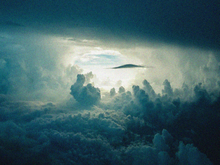
%> input picture assignment2/input_data/sky.png, 220 x 165 px, shrunk from 640 x 480 before the run
$ octave q6.m   (GNU Octave 9; MATLAB toolbox functions it lacks are replaced by stand-ins)
%> lines starting %> are read from the running program, lines starting %| are printed output that depends on the picture
### assignment2/src/bilateral_filter.m
function arr = bilateral_filter(im,sigd,sigr)
    [s1,s2,s3] = size(im);
    n = 3;
    k = (n-1)/2;
    sigd = 2*(sigd.^2);
    sigr = 2*(sigr.^2);
    I1 = zeros(s1+n-1,s2+n-1,s3);
    I1(k+1:s1+k,k+1:s2+k,:) = im(:,:,:);
    I1 = double(I1);
    arr = zeros(s1,s2);
    for d  = 1:s3
        for r = 1:s1
            for c = 1:s2
                for i = r:r+2*k
                    for j = c:c+2*k
                        dat = -1*((((r+k-i).^2)+((c+k-j).^2))/sigd);
                        rang = -1*(abs((I1(i,j)-I1(r+k,c+k)))^2/sigr);
                        fil(i+1-r,j+1-c) = exp(dat+rang);
                    end
                end
                nor = sum(sum(fil));
                arr(r,c,d) = (sum(dot(I1(r:r+n-1,c:c+n-1,d),fil(:,:))))/nor;
            end
        end
    end
    arr = uint8(arr);
end

### assignment2/src/q6.m
close all;
clear;

sky = imread("../input_data/sky.png");
%> sky is the input picture: size 165x220x3 uint8; mean R, G, B 65.3, 98.1, 103.5
noir = rgb2gray(imread("../input_data/noir.png"));
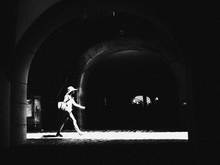
%> input picture assignment2/input_data/noir.png, 220 x 165 px, shrunk from 640 x 480 before the run
%> noir: size 165x220 uint8; min 0, max 255, mean 26.9

sky_bilateral = bilateral_filter(sky,25,60);
%> in bilateral_filter, `I1(k+1:s1+k,k+1:s2+k,:) = im(:,:,:);`:
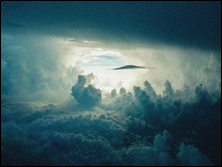
%> I1: size 167x222x3 double; mean R, G, B 64, 96, 101.3
%> after the loop in bilateral_filter, `for d  = 1:s3`: fil = [0.998 0.999 0.972; 0.999 1 0.972; 0.972 0.972 0.972]
noir_bilateral = bilateral_filter(noir,60,15);
%> call 2 of bilateral_filter, with sigd = 60, sigr = 15
%> in bilateral_filter (call 2), `I1(k+1:s1+k,k+1:s2+k,:) = im(:,:,:);`:
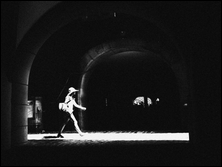
%> I1: size 167x222 double; min 0, max 255, mean 26.3
%> after the loop in bilateral_filter (call 2), `for d  = 1:s3`: fil = [1 0.998 0.726; 0.998 1 0.726; 0.726 0.726 0.726]

imshow(uint8(sky_bilateral), []);
imwrite(uint8(sky_bilateral),'../output_data/sky_bilateral.png');
imshow(uint8(noir_bilateral), []);
imwrite(uint8(noir_bilateral),'../output_data/noir_bilateral.png');
